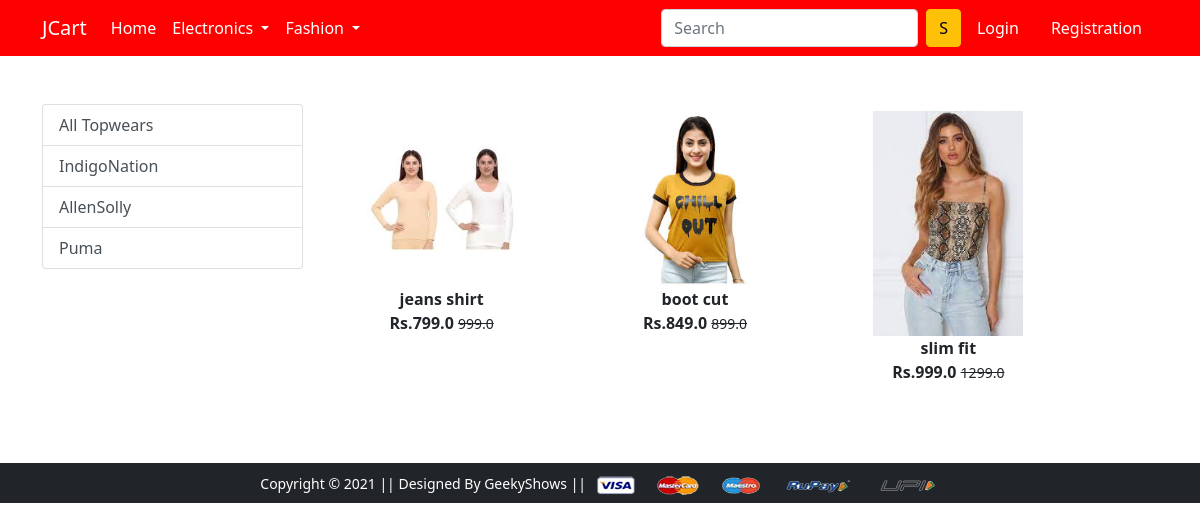
Screenshot of /topwear/ with the database file from the repository.
### app/models.py (models this page shows, shortened)
class Product(models.Model):
    title=models.CharField(max_length=100)
    selling_price=models.FloatField()
    discounted_price=models.FloatField()
    description=models.TextField()
    category=models.CharField(choices=CATEGORY_CHOICES,max_length=10)
    brand=models.CharField(max_length=50,choices=BRAND_CHOICES)
    product_image=models.ImageField(upload_to='productimg')

### app/views.py (the view)
# urls.py: path('topwear/',views.topwearView,name='topwear'),
def topwearView(request,data=None):
    topwears=Product.objects.filter(category='TW')
    topwear_brand=set()
    for name in topwears:
        topwear_brand.add(name.brand)
    if data == None:
        topwears=Product.objects.filter(category='TW')
    elif data == data:
        topwears=Product.objects.filter(category='TW').filter(brand=data)
    print(topwear_brand)
    return render(request,'app/topwear.html',{'topwears':topwears,'topwearbrands':topwear_brand})

### app/Templates/app/topwear.html (shortened to what this page needs)
{% extends 'app/base.html' %}
{% load static %}
{% block main-content %}
<div class="container my-5">
 <div class="row">
  <div class="col-sm-3">
   <div class="list-group">
       <a href="{%url 'topwear' %}" class="list-group-item list-group-item-action" aria-current="true">All Topwears</a>
       {% if topwearbrands %}
           {% for top in topwearbrands %}
               <a href="{%url 'topweardata'  top %}" class="list-group-item list-group-item-action" aria-current="true">{{top}}</a>
            {% endfor %}
        {% endif %}
   </div>
  </div>
  <div class="col-sm-8 ">
    <div class="row">
        {% for product in topwears %}
        <div class="col-sm-4 text-center mb-4">
            <a href="{% url 'product-detail' product.id %}" class="btn">
                <div class="item">
                    <img src="{{product.product_image.url}}" width="150px" alt="">
                    <div class="fw-bold">{{product.title}}</div>
                    <div class="fw-bold">Rs.{{product.discounted_price}}
                        <small class="fw-light text-decoration-line-through">{{product.selling_price}}</small>
                    </div>
                </div>
            </a>
        </div>
        {% endfor %}
    </div>
  </div>
 </div>
</div>
{% endblock main-content %}

### rows the page displays
Product: topwearbrands "IndigoNation", product_image (picture), title "slim fit", discounted_price "999.0", selling_price "1299.0"
Product: topwearbrands "AllenSolly", product_image (picture), title "jeans shirt", discounted_price "799.0", selling_price "999.0"
Product: topwearbrands "Puma", product_image (picture), title "boot cut", discounted_price "849.0", selling_price "899.0"
